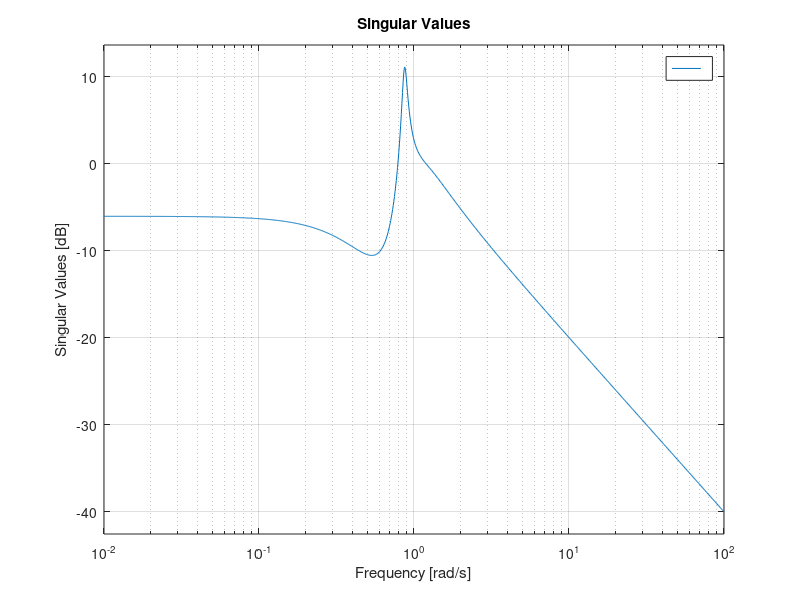
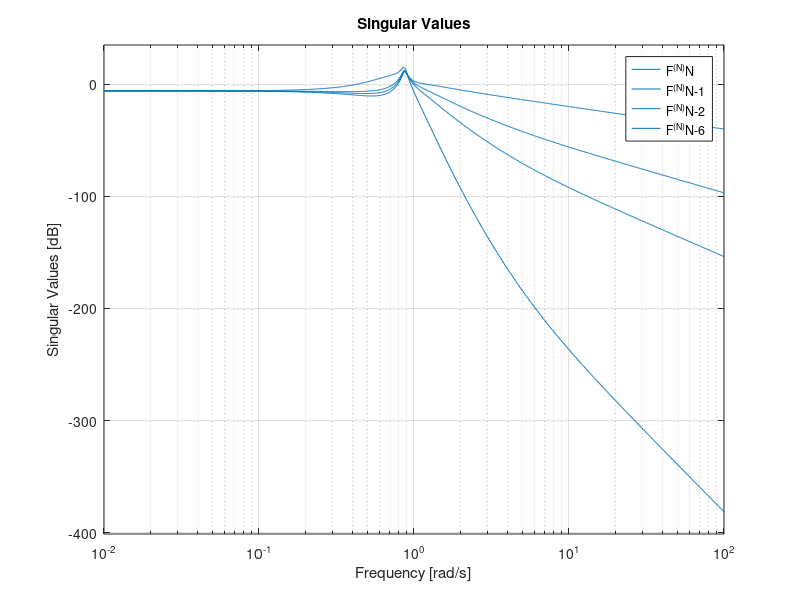
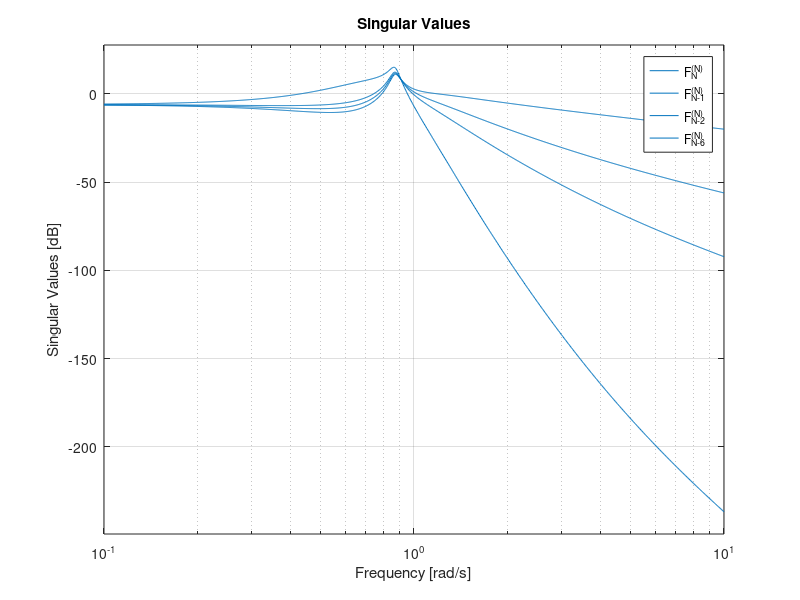

Recreate these plots in MATLAB, in order. (Note: this script raises an error after producing the figures.)
%% Initialization

length_standard = 4.5;
N = 4; % either 21 or 22 according to which experiment is considered
Ring_length = (260*N)/22;
v_max = 9.751; % From reference 3.

% From: "Stabilizing Traffic Flow via a Single Autonomous Vehicle:
% Possibilities and Limitations" 
% (x_j)''= f(h_j, (h_j)', v_j) = b_bar*(V(h_j)-v_j) + a_bar*(h_j)'
% if equilibrium (x_j)''= 0 --> f(h_eq, 0, v_eq) = 0 --> V(h_eq) = v_eq

h_eq = (Ring_length/N);

% at equilibrium the acceleration is zero and therefore v_j+1 = v_j
d_s = 6; % reference 3 depicts: max(2sec*(v_j+1 - v_j), 4m) 

V = @(h,l_v,d_s) v_max*((tanh(h-l_v-d_s) + tanh(l_v + d_s))/(1 + tanh(l_v + d_s))); % h = headway, l_v = Veh length, d_s = safe distance
dV = @(h,l_v,d_s) (v_max/(1+tanh(l_v + d_s)))*(1-(tanh(h - l_v -d_s))^2); % dV/dh derivative of V in the headway

v_eq = V(h_eq, length_standard, d_s); % from here we can assume v_eq=9.7 m/s
k_bar = dV(h_eq, length_standard, d_s); 

Human_Driver_tf = @(a_bar, b_bar, k_bar) tf([a_bar b_bar*k_bar],[1 (a_bar+b_bar) b_bar*k_bar]); % Human Driver OV-FTL transfer function
Autonomous_Veh_tf = @(k_veh, alpha) tf([0 k_veh*(1-(alpha/2))],[1 k_veh*(1-(alpha/2))]); % Autonomous Vehicle OV-FTL transfer function
%%
a=20;
b=0.5;

Autonomous_Veh_second_order = @(k_veh, alpha, beta) tf([k_veh*(1-(alpha/2)) (k_veh*alpha*beta)/23],[1 k_veh*(1-(alpha/2)) (k_veh*alpha*beta)/23]); % Autonomous Vehicle OV-FTL second order transfer function

% calculation of critical N on a string
a_bar = a/(h_eq*h_eq);
b_bar = b;
% transfer functions of Pd and P
Pd_num = [1 0];
Pd_den = [1 (a_bar+b_bar) b_bar*k_bar];
P_num = [a_bar b_bar*k_bar];
P_den = [1 (a_bar+b_bar) b_bar*k_bar];
PP = tf(P_num,P_den);
PP_d = tf(Pd_num,Pd_den);
% get the peak frequency of P and compare it with Pd at the same frequency
%%

% for i=22:23
% figure(1)
% bode(PP_d/(1-PP^i))
% hold on
% end
% 
% [p1,z] = pzmap((PP_d)/(1-PP^3));
% [p2,z2] = pzmap((PP_d)/(1-PP^10));
% [p3,z3] = pzmap((PP_d)/(1-PP^20));
% [p4,z4] = pzmap((PP_d)/(1-PP^30));
% [p5,z5] = pzmap((PP_d)/(1-PP^50));
% [p6,z6] = pzmap((PP_d)/(1-PP^100));
% 
% figure()
% plot(p1,'rx')%,p2,'bx',p3,'kx',p4,'mx')
% hold on
% plot(p2,'bx')
% hold on
% plot(p3,'kx')
% % hold on
% % plot(p4,'yx')
% % % hold on
% % % plot(p5,'gx')
% % % hold on
% % % plot(p6,'x')
% grid on

figure()
sigma((PP_d)/(1-PP^N))
hold on


figure()
sigma((PP_d)/(1-PP^N))
hold on
sigma(((PP_d)*PP)/(1-PP^N))
hold on
sigma(((PP_d)*PP^2)/(1-PP^N))
hold on
sigma(((PP_d)*PP^6)/(1-PP^N))
legend('F^{(N)}N','F^{(N)}N-1','F^{(N)}N-2','F^{(N)}N-6')
grid on


figure()
sigma((PP_d)/(1-PP^N),{10^-1,10})
hold on
sigma(((PP_d)*PP)/(1-PP^N),{10^-1,10})
hold on
sigma(((PP_d)*PP^2)/(1-PP^N),{10^-1,10})
hold on
sigma(((PP_d)*PP^6)/(1-PP^N),{10^-1,10})
legend('F^{(N)}_N','F^{(N)}_{N-1}','F^{(N)}_{N-2}','F^{(N)}_{N-6}')
grid on

%%

[peakF_omega_f, omega_f] = getPeakGain((PP_d)/(1-PP^N));
[peakGamma_omega_gamma, omega_gamma] = getPeakGain(PP);
[peakF_omega_gamma, omega_gamma_2] = getPeakGain((PP_d)/(1-PP^N),0.01,[omega_gamma-0.01, omega_gamma+0.01]);

N_bar = ceil((log(peakF_omega_f)-log(peakF_omega_gamma))/log(peakGamma_omega_gamma));



%%
% 
% [peakF_1_omega_gamma, omega_gamma_2] = getPeakGain((PP_d*PP^(N-1))/(1-PP^N),0.01,[omega_gamma-0.01, omega_gamma+0.01]);
% [peakF_1_omega_f_2, omega_f_2] = getPeakGain((PP_d*PP^(N-1))/(1-PP^N),0.01,[omega_f-0.01, omega_f+0.01]);
% 
% [peakGamma_omega_f, omega_f3] = getPeakGain(PP,0.01,[omega_f-0.01, omega_f+0.01]);


[p1,z] = pzmap((PP_d)/(1-PP^N));
[p_gamma, z_gamma] = pzmap(PP);
%[p2,z2] = pzmap((PP_d)/(1-AV*PP^N));
%[p3,z3] = pzmap((PP_d)/(1-PP^22));
%[p4,z4] = pzmap((PP_d)/(1-AV^22));
% [p5,z5] = pzmap((PP_d)/(1-AV*PP^50));
% [p6,z6] = pzmap((PP_d)/(1-AV*PP^100));

figure()
plot(p1,'kx')%,p2,'bx',p3,'kx',p4,'mx')
hold on
% plot(z,'ko')
% hold on
grid on
xlabel('Real axis')
ylabel('Imaginary axis')
xlim([-0.7 0.2])
ylim([-1.5 1.5])

figure()
plot(p_gamma, 'rx')
hold on
plot(z_gamma,0 , 'bo')
hold on
grid on

% figure()
% plot(p2,'bx')
% hold on
% plot(p3,'kx')
% hold on
% plot(p4,'go')
% hold on
% % plot(p5,'gx')
% % hold on
% % plot(p6,'x')
grid on


figure()
sigma((PP_d)/(1-PP^N))
hold on
sigma(PP)
hold on
legend('F^{(N)}N','\Gamma')
grid on
% bode(PP^2)

% bode((PP_d*PP^2)/(1-PP^N))
% hold on
% bode(PP)
% hold on
% bode(PP_d)
% hold on
% bode(1/(1-PP))
% hold on
% %legend('(P_{N})/(1-\Gamma^{3})','(P_{N}*\Gamma)/(1-\Gamma^{3})','(P_{N}*\Gamma^{2})/(1-\Gamma^{3})') %,'(P_{N}*\Gamma^{6})/(1-\Gamma^{22})')
% 
% figure()
% bode(PP)
% hold on
% bode(1-PP)
% hold on

%%
A = zeros(2*N,2*N);

for i=2:2:(2*N-2)
    A(i-1,i) = 1;
    A(i,i-1) = -b_bar*k_bar;
    A(i,i) = -a_bar - b_bar;
    A(i,i+1) = b_bar*k_bar;
    A(i,i+2) = a_bar;
end

A(2*N-1,2*N) = 1;
A(2*N,1) = b_bar*k_bar;
A(2*N,2) = a_bar;
A(2*N,2*N-1) = -b_bar*k_bar;
A(2*N,2*N) = -a_bar - b_bar;

e = eig(A);


%% AV

a=20;
b=0.5;
c = 0.5;
beta = 1;
alpha = 0.9;
delta = 23;

a_bar = a/(h_eq*h_eq);
b_bar = b;

alpha_1 = b_bar*k_bar;
alpha_2 = a_bar + b_bar;
alpha_3 = a_bar;

% transfer functions of Pd and P
Pd_num = [1 0];
Pd_den = [1 (a_bar+b_bar) b_bar*k_bar];
P_num = [a_bar b_bar*k_bar];
P_den = [1 (a_bar+b_bar) b_bar*k_bar];
PP = tf(P_num,P_den);
PP_d = tf(Pd_num,Pd_den);

fpeaK_PP_formula = sqrt(alpha_1*(1-2*(alpha_2/(2*sqrt(alpha_1)))^2));
dumping = alpha_2/(2*sqrt(alpha_1));
gpeak_PP_formula = 1/(2*dumping*sqrt(1-dumping^2));
[gpeak_PP,fpeak_PP] = getPeakGain(PP,1e-5);
%k_veh = abs((fpeak_PP*((gpeak_PP)^(1-N)))/(1-alpha/2))*sqrt(1/(1-(gpeak_PP)^(2-2*N)));
k_veh = 15;

%AV
beta_1 = k_veh*alpha/delta;
beta_2 = k_veh*(1-alpha/2);
beta_3 = beta_2;

AV_N = [beta_3 beta_1];
AV_D = [1 beta_2+c beta_1];

AV_N1 = beta_3;
AV_D1 = [1 beta_2];

AV = tf(AV_N,AV_D);
[gpeak,fpeak] = getPeakGain(AV,1e-5);

AV1 = tf(AV_N1,AV_D1);

c=0.5;
AV_N1_c = beta_3;
AV_D1_c = [1 beta_2+c];
AV1_c = tf(AV_N1_c,AV_D1_c);

%%
c=0.5;

% K_alpha = (c + sqrt(((gpeak_PP)^(2*N-2))*(c^2+fpeak_PP^2) - fpeak_PP^2))/((gpeak_PP)^(2*N-2)-1); 
% k_veh2 =K_alpha/(1-alpha/2);

K_alpha = k_veh*(1-alpha/2);
k_veh2 =K_alpha/(1-alpha/2);

beta_1 = k_veh2*alpha/delta;
beta_2 = K_alpha;
beta_3 = beta_2;

%AV First Order with c
AV_N_c = [beta_3 beta_1];
AV_D_c = [1 beta_2+c beta_1];
AV_c = tf(AV_N_c,AV_D_c);

%% Figures
% figure()
% bode(AV)
% hold on
% bode(PP)
% hold on
% figure()
% bode(PP^21*AV)

% figure()
% bode(AV1)
% hold on
% bode(PP)
% hold on
% figure()
% bode(PP^21*AV1)
 
figure()
sigma((PP_d)/(1-AV*PP^(N-1)))
hold on
sigma(PP)
grid on
legend('F_N^{AV(N)} with K_{veh}=15','\Gamma')


figure()
sigma((PP_d)/(1-AV*PP^(N-1)))
hold on
sigma(PP)
hold on
sigma((PP_d)/(1-AV_c*PP^(N-1)))
grid on
legend('F_N^{AV(N)} with K_{veh}=15','\Gamma','F_N^{AV(N)} with K_{veh}=0.8723')
% bode((PP_d*PP^1)/(1-AV*PP^21))
% hold on
% bode((PP_d*PP^2)/(1-AV*PP^21))
% hold on
% bode((PP_d*PP^6)/(1-AV*PP^21))
% grid on
% legend('(P_{N})/(1-\Gamma^{3})','(P_{N}*\Gamma)/(1-\Gamma^{3})','(P_{N}*\Gamma^{2})/(1-\Gamma^{3})')
% % 
% 
% 
% figure(2)
% pzmap((PP_d)/(1-AV*PP^22))
% hold on

figure()
sigma((PP_d)/(1-AV1*PP^(N-1)))
hold on
sigma((PP_d*PP^(1))/(1-AV1*PP^(N-1)))
hold on
sigma((PP_d*PP^(2))/(1-AV1*PP^(N-1)))
hold on
sigma((PP_d*PP^(3))/(1-AV1*PP^(N-1)))
grid on
legend('AV-veh N', 'veh N-1', 'veh N-2', 'veh N-3')

figure()
sigma((PP_d)/(1-AV1_c*PP^(N-1)))
hold on
sigma((PP_d*PP^(1))/(1-AV1_c*PP^(N-1)))
hold on
sigma((PP_d*PP^(2))/(1-AV1_c*PP^(N-1)))
hold on
sigma((PP_d*PP^(3))/(1-AV1_c*PP^(N-1)))
grid on
legend('AV-veh N', 'veh N-1', 'veh N-2', 'veh N-3')

figure()
sigma((PP_d)/(1-AV*PP^(N-1)))
hold on
sigma((PP_d*PP^(1))/(1-AV*PP^(N-1)))
hold on
sigma((PP_d*PP^(2))/(1-AV*PP^(N-1)))
hold on
sigma((PP_d*PP^(3))/(1-AV*PP^(N-1)))
grid on
legend('AV-veh N', 'veh N-1', 'veh N-2', 'veh N-3')

figure()
sigma((PP_d)/(1-AV_c*PP^(N-1)),{10^-1,10})
hold on
sigma((PP_d*PP^(1))/(1-AV_c*PP^(N-1)),{10^-1,10})
hold on
sigma((PP_d*PP^(2))/(1-AV_c*PP^(N-1)),{10^-1,10})
hold on
sigma((PP_d*PP^(3))/(1-AV_c*PP^(N-1)),{10^-1,10})
grid on
legend('F^{AV(N)}_N','F^{AV(N)}_{N-1}','F^{AV(N)}_{N-2}','F^{AV(N)}_{N-3}')


[p1,z] = pzmap((PP_d)/(1-AV*PP^(N-1)));
[p2,z2] = pzmap((PP_d)/(1-PP^N));
[p3,z3] = pzmap((PP_d)/(1-AV*PP^3));
[p4,z4] = pzmap((PP_d)/(1-AV*PP^4));
[p5,z5] = pzmap((PP_d)/(1-AV^22));
[p6,z6] = pzmap((PP_d)/(1-AV*PP^21));

 figure()
plot(p1,'rx')%,p2,'bx',p3,'kx',p4,'mx')
hold on
%plot(z,'ko')
% plot(p2,'bo')
% hold on
% plot(p3,'k*')
% hold on
% plot(p4,'+')
% hold on
% plot(z6,'.')
% hold on
% plot(p6,'d')
grid on

figure()
plot(p1,'kx')
grid on
xlabel('Real axis')
ylabel('Imm axis')
%xlim([-1 0.5])
ylim([-1.5 1.5])

% figure()
% bode((PP_d)/(1-AV*PP^21))
% hold on
% bode(AV)

%%
x=-0.2519;
y=1.031;

absolute_H = sqrt((alpha_1+alpha_3*x)^2+(alpha_3*y)^2)/...
    sqrt((alpha_1 + alpha_2*(x)+(x)^2-(y)^2)^2+(alpha_2*(y)+2*(x)*(y))^2);

absolute_AV = sqrt((beta_1+beta_3*x)^2+(beta_3*y)^2)/...
    sqrt((beta_1 + beta_2*(x)+(x)^2-(y)^2)^2+(beta_2*(y)+2*(x)*(y))^2);

absolute_H^(21/22)*absolute_AV^(1/22)

%% Diagonalization HD-platoon

En = [1 1 1; 1 exp(1j*2*pi/N) exp(1j*2*2*pi/N); 1 exp(1j*2*2*pi/N) exp(1j*4*2*pi/N)];

%%
I2 = eye(2);

F_T = kron(En',I2);
F = kron(En, I2);

A = zeros(2*N,2*N);

for i=2:2:(2*N-2)
    A(i-1,i) = 1;
    A(i,i-1) = -b_bar*k_bar;
    A(i,i) = -a_bar - b_bar;
    A(i,i+1) = b_bar*k_bar;
    A(i,i+2) = a_bar;
end

A(2*N-1,2*N) = 1;
A(2*N,1) = b_bar*k_bar;
A(2*N,2) = a_bar;
A(2*N,2*N-1) = -b_bar*k_bar;
A(2*N,2*N) = -a_bar - b_bar;

Sigma = F_T*A*F;

%% Diagonalization AV-platoon

En = [1 1; 1 exp(1j*2*pi/N)];
I2 = eye(2);

N = 3;

F_T = kron(En',I2);
F = kron(En, I2);

A_AV = zeros(2*N,2*N);

for i=2:2:(2*N-2)
    A_AV(i-1,i) = 1;
    A_AV(i,i-1) = -b_bar*k_bar;
    A_AV(i,i) = -a_bar - b_bar;
    A_AV(i,i+1) = b_bar*k_bar;
    A_AV(i,i+2) = a_bar;
end

        A_AV(2*N-1,2*N) = 1;
        A_AV(2*N,1) = beta_1;
        A_AV(2*N,2) = beta_3;
        A_AV(2*N,2*N-1) = -beta_1;
        A_AV(2*N,2*N) = -beta_2;
        
%Sigma_AV = F_T*A_AV*F;

[V1,D] = eig(A_AV)




%%
a=20;
b=0.5;
k_veh = 10;
%beta = 1;
alpha = 0.9;
delta = 23;

a_bar = a/(h_eq)^2;
b_bar = b;
v = 0:0.001:1;

alpha_1 = b_bar*k_bar;
alpha_2 = a_bar + b_bar;
alpha_3 = a_bar;

beta_1 = k_veh*alpha/delta;
beta_2 = k_veh*(1-alpha/2);
beta_3 = beta_2;

AV_design = zeros(length(v),1);
HV_design = zeros(length(v),1);

for i=1:length(v)
AV_design(i,1) = (beta_1^2 + beta_3^2*v(i))/((beta_1 - v(i)^2)^2+beta_2^2*v(i)^2);
HV_design(i,1) = (((alpha_1-v(i)^2)^2 + alpha_2^2*v(i)^2)/(alpha_1^2+alpha_3^2*v(i)^2))^(N-1);
end
figure()
plot(v,AV_design,v,HV_design)


%% Ring Stability with AV

a = 100;%0.14*h_eq*h_eq;
b = 0.5;
k_veh = 1;
beta = 1;
alpha = 0.9;

% calculation of critical N on a string
a_bar = a/(h_eq*h_eq);
b_bar = b;
% transfer functions of Pd and P
Pd_num = [1 0];
Pd_den = [1 (a_bar+b_bar) b_bar*k_bar];
P_num = [a_bar b_bar*k_bar];
P_den = [1 (a_bar+b_bar) b_bar*k_bar];
PP = tf(P_num,P_den);
PP_d = tf(Pd_num,Pd_den);

AV_N = [k_veh*(1-(alpha/2)) (k_veh*alpha*beta)/23];
AV_D = [1 k_veh*(1-(alpha/2)) (k_veh*alpha*beta)/23];

AV = tf(AV_N,AV_D);
[gpeak,fpeak] = getPeakGain(AV,1e-5)

figure()
bode(AV)

figure()
bode((PP_d*PP)/(1-AV*PP^21))
hold on
bode((PP_d*PP^2)/(1-AV*PP^21))
hold on
bode((PP_d*PP^4)/(1-AV*PP^21))
hold on
bode((PP_d*PP^21)/(1-AV*PP^21))
grid on
legend('(P_{N}*\Gamma)/(1-\Gamma_{AV}*\Gamma^{21})','(P_{N}*\Gamma^{2})/(1-\Gamma_{AV}*\Gamma^{21})','(P_{N}*\Gamma^{4})/(1-\Gamma_{AV}*\Gamma^{21})','(P_{N}*\Gamma^{21})/(1-\Gamma_{AV}*\Gamma^{21})')



